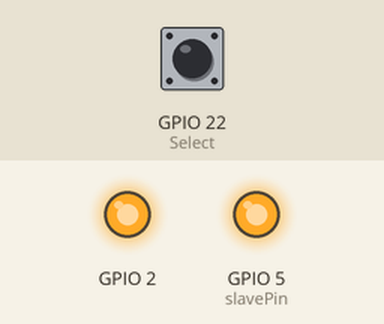
Bench run of a sketch on a simulated ESP32. On the bench: output pins drawn as LEDs (lit = HIGH). The test bench sets the inputs (shaded band); at power-on: GPIO 22 (Select) LOW. What the sketch prints to the serial monitor is not drawn.

Above: at 0.1 s.
At 3.2 s:
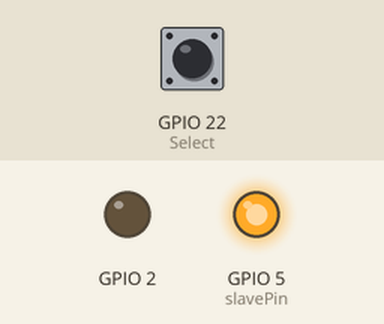
3.3 s: GPIO 22 (Select) pulled HIGH for 0.15 s
4.9 s: GPIO 22 (Select) driven HIGH
Timing chart, 0 to 7.9 s (numbered marks = the images above; inputs shaded):
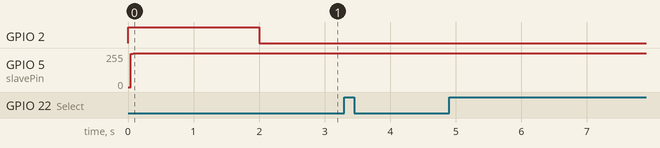

The sketch:

ADS131A04_ESP32.ino
```cpp
//#include <SPI.h>
#include "ADS131A04_driver.h"

uint8_t datos[10][18];
#define Select 22
#define push_1 34
uint8_t Activated;
uint32_t ADC_DATA;
int contador;
int x = 0;
int push1;

void setup() {
  Serial.begin(9600);

  pinMode (slavePin, OUTPUT);
  //pinMode (MOSI, OUTPUT);
  pinMode (2, OUTPUT);
  pinMode (Select, INPUT);
  pinMode (push_1, INPUT);
  SPI.begin();
  digitalWrite(slavePin, HIGH);
  ADC_CONFIGURATION_WAKEUP();

//    Serial.print("NO LECTURA");  // prints a label
//    Serial.print("\t");         // prints a tab
//
//    Serial.print("LECTURA");
//    Serial.print("\t");
//    Serial.println();
}

void loop() {
//  push1=digitalRead(push_1);
//  if(push1){
//    ADC_CONFIGURATION_WAKEUP();
//  }


  //ADC_DATA = ReadADC_4();

  Activated = digitalRead(Select);
  while(Activated){

    Serial.print(x);
    Serial.print("\t\t");
    ADC_DATA = ReadADC_4();
    Serial.print(ADC_DATA, BIN);
    Serial.print("\t");
    Serial.println();
    x = x+1;
    if(x==1001){
      x=0;
    };
    Activated = digitalRead(Select);

//
//    for (int x = 0; x < 50; x++) {
//      ADC_DATA = ReadADC_4();
//      Serial.print(x);
//      Serial.print("\t\t");
//
//      Serial.print(ADC_DATA, BIN);
//      Serial.print("\t");
//      Serial.println();
//      Activated = digitalRead(Select);
//      }

    }

}


void ADC_CONFIGURATION_WAKEUP(void){
  //Wait for READY Command
  //Check STAT_S F_STARTUP

  SetADC(UNLOCK);

  //By default, initialize in Dynamic-frame mode

  //Select the external 16MHz Clock
  RegisterWrite(CLK1, CLKSRC, EXT_16M);
  //Divider to generate ICLK = 8MHz
  RegisterWrite(CLK1, CLK_DIV, CLK_DIV_02);

  //Disable CRC
  RegisterWrite(D_SYS_CFG, CRC_EN, CRC_N);

  //Divider to generate FMOD = 4MHz
  RegisterWrite(CLK2, ICLK_DIV, ICLK_DIV_02);
  //OSR to get FDATA = 5kHz
  RegisterWrite(CLK2, OSR, OSR_0800);  // Para Effective Bits dado OSR --> LUP con define
  //By default, Internal Reference is enabled.
  //Select Internal Reference to 2.442V
  RegisterWrite(A_SYS_CFG, VREF_4V, REFP_2_4);
  //Select the High-Resolution mode
  RegisterWrite(A_SYS_CFG, HRM, HRM_HIGH);
  //Disable Watchdog Timer
  RegisterWrite(D_SYS_CFG, WDT_EN, WDT_N);
  //Timethat the device asserts Hi-Z on DOUT after the LSB is shifted out
  RegisterWrite(D_SYS_CFG, HIZDLY, HIZDLY_06);

  //Digital Gain of the ADC output
  RegisterWrite(ADC1, GAIN, GAIN_01);
  RegisterWrite(ADC2, GAIN, GAIN_01);
  RegisterWrite(ADC3, GAIN, GAIN_01);
  RegisterWrite(ADC4, GAIN, GAIN_01);
  //All ADC channels powered up
  RegisterWrite(ADC_ENA, ENA, ENA_Y);

  //Start conversions
  SetADC(WAKEUP);
  digitalWrite(2,HIGH);
  delay(2000);
  digitalWrite(2,LOW);
  }
```

ADS131A04_driver.h
```cpp
//Libreria para el manejo del ADC - ADS131A04


#ifndef ADS131A04_driver_H_
#define ADS131A04_driver_H_

//**************************************************
//
//	CONFIGURACION ARDUINO
//
//**************************************************
#include <SPI.h>

//#define CLOCK 1000 //1MHz
//#define CLOCK 1000000 //1MHz
#define CLOCK 800000 //1MHz
SPISettings settings(CLOCK, MSBFIRST, SPI_MODE1);

const int slavePin = 5;

//**************************************************
//
// 	BASIC CONFIGURATION - SYSTEM COMMANDS
//
//**************************************************
//#define NULL		0x00000000 //Null Command
#define RESET     0x00110000 //Software reset
#define STANDBY		0x00220000 //Enter low-power standby mode
#define WAKEUP		0x00330000 //Wake-up from standby mode
#define LOCK		  0x05550000 //Interface Lock, except NULL, RREGS and UNLOCK
#define UNLOCK		0x06550000 //Unlock Interface

//**************************************************
//
// 	REGISTERS ADDRESSES
//
//**************************************************
#define ID_MSB		0x00
#define ID_LSB		0x01
#define STAT_1		0x02
#define STAT_P		0x03
#define STAT_N		0x04
#define STAT_S		0x05
#define ERROR_CNT	0x06
#define STAT_M2		0x07
#define A_SYS_CFG	0x0B
#define D_SYS_CFG	0x0C
#define CLK1		  0x0D
#define CLK2		  0x0E
#define ADC_ENA		0x0F
#define ADC1		  0x11
#define ADC2		  0x12
#define ADC3		  0x13
#define ADC4		  0x14

//**************************************************
//
// 	POSICION ENTRE REGISTROS
//
//**************************************************
//----------A_SYS_CFG-------
#define VNCPEN		0x80
#define HRM		    0x40
#define VREF_4V		0x10
#define INT_REFEN	0x08
#define COMP_TH		0x07
//----------D_SYS_CFG-------
#define WDT_EN		0x80
#define CRC_MODE	0x40
#define DNDLY		  0x30
#define HIZDLY		0x0C
#define FIXED		  0x02
#define CRC_EN		0x01
//----------CLK1------------
#define CLKSRC		0x80
#define CLK_DIV		0x0E
//----------CLK2------------
#define ICLK_DIV	0xE0
#define OSR		    0x0F
//----------ADC_ENA---------
#define ENA		    0x0F
//----------ADCX------------
#define GAIN		  0x07

//**************************************************
//
//   CONFIGURACION REGISTROS
//
//**************************************************
//-----------A_SYS_CFG
#define VNCP0     0x00
#define VNCP1     0x80
#define HRM_LOW   0x00
#define HRM_HIGH  0x40
#define REFP_2_4  0x00
#define REFP_4_0  0x10
#define EXT_REF   0x00
#define INT_REF   0x08
#define THR_95_0  0x00
#define THR_92_5  0x01
#define THR_90_0  0x02
#define THR_87_5  0x03
#define THR_85_0  0x04
#define THR_80_0  0x05
#define THR_75_0  0x06
#define THR_70_0  0x07
//-----------D_SYS_CFG
#define WDT_N     0x00
#define WDT_Y     0x80
#define MODE_0    0x00
#define MODE_1    0x40
#define DNDLY_06  0x00
#define DNDLY_08  0x10
#define DNDLY_10  0x20
#define DNDLY_12  0x30
#define HIZDLY_06 0x00
#define HIZDLY_08 0x10
#define HIZDLY_10 0x20
#define HIZDLY_12 0x30
#define FIXED_N   0x00
#define FIXED_Y   0x02
#define CRC_N     0x00
#define CRC_Y     0x01
//------------------CLK1
#define EXT_16M     0x00
#define SCLK_SL     0x80
#define CLK_DIV_02  0x02
#define CLK_DIV_04  0x04
#define CLK_DIV_06  0x06
#define CLK_DIV_08  0x08
#define CLK_DIV_10  0x0A
#define CLK_DIV_12  0x0C
#define CLK_DIV_14  0x0E
//------------------CLK2
#define ICLK_DIV_02 0x20
#define ICLK_DIV_04 0x40
#define ICLK_DIV_06 0x60
#define ICLK_DIV_08 0x80
#define ICLK_DIV_10 0xA0
#define ICLK_DIV_12 0xC0
#define ICLK_DIV_14 0xE0
#define OSR_4096    0x00
#define OSR_2048    0x01
#define OSR_1024    0x02
#define OSR_0800    0x03
#define OSR_0768    0x04
#define OSR_0512    0x05
#define OSR_0400    0x06
#define OSR_0384    0x07
#define OSR_0256    0x08
#define OSR_0200    0x09
#define OSR_0192    0x0A
#define OSR_0128    0x0B
#define OSR_0096    0x0C
#define OSR_0064    0x0D
#define OSR_0048    0x0E
#define OSR_0032    0x0F
//-------------ADC_ENA
#define ENA_N     0x00
#define ENA_Y     0x0F
//----------------ADCX
#define GAIN_01   0x00
#define GAIN_02   0x01
#define GAIN_04   0x02
#define GAIN_08   0x03
#define GAIN_16   0x04

//**************************************************
//
// 	BASIC CONFIGURATION
//
//**************************************************
void SetADC(uint32_t command){
	uint32_t data_send;
	uint32_t data_received;
	SPI.beginTransaction(settings);
	digitalWrite(slavePin, LOW);
	SPI.transfer32(command);
	digitalWrite (slavePin, HIGH);

	digitalWrite(slavePin, LOW);
	data_received = SPI.transfer32(NULL);
	digitalWrite (slavePin, HIGH);
	SPI.endTransaction();
};

//**************************************************
//
// 	READ A SINGLE REGISTER
//
//**************************************************
uint8_t RegisterRead(uint8_t registro){ //Devuelve el valor del registro
	uint32_t data_received;
	uint32_t data_send;
  uint32_t registro_t;
  uint8_t data_out;

	registro = 0x20|registro;	// 0x20 = 0b0010 0000
	registro_t = (uint32_t)registro;
	registro_t = registro_t << 24;
	data_send = registro_t & 0xFF000000;

	SPI.beginTransaction(settings);
	digitalWrite(slavePin, LOW);
	SPI.transfer32(data_send);
	digitalWrite (slavePin, HIGH);

  //delay(0.001);

	digitalWrite(slavePin, LOW);
	data_received = SPI.transfer32(NULL);
	digitalWrite (slavePin, HIGH);
	SPI.endTransaction();

	data_received = (data_received >> 16) & 0x000000FF;
  data_out = (uint8_t)data_received;
	return data_out;
};

//**************************************************
//
// 	WRITE TO A SINGLE REGISTER
//
//**************************************************
void RegisterWrite(uint8_t registro, uint8_t offset, uint8_t data_send){
  uint8_t data_actual = RegisterRead(registro);
  //uint8_t data_actual = 0xFF;
  uint32_t data_send_t;
  uint32_t registro_t;

	data_send = (data_actual & (~offset) ) | data_send;

	registro = registro | 0x40;
	registro_t =(uint32_t)registro;
	data_send_t=(uint32_t)data_send;

	data_send_t = ((registro_t << 24) & 0xFF000000) | ((data_send_t << 16) & 0x00FF0000);
  //data_send_t = 0xFFFFFFFF;

	SPI.beginTransaction(settings);
	digitalWrite(slavePin, LOW);
	SPI.transfer32(data_send_t);
	digitalWrite (slavePin, HIGH);

	digitalWrite(slavePin, LOW);
	SPI.transfer32(NULL);
	digitalWrite (slavePin, HIGH);
	SPI.endTransaction();
};

//**************************************************
//
// 	READ ADC VALUES
//
//**************************************************
uint32_t ReadADC_4(){
	uint32_t data_received;
	SPI.beginTransaction(settings);
	digitalWrite(slavePin, LOW);
	SPI.transfer32(NULL);
	SPI.transfer32(NULL);
	SPI.transfer32(NULL);
	SPI.transfer32(NULL);
	data_received = SPI.transfer32(0x00000000);
	digitalWrite (slavePin, HIGH);
	SPI.endTransaction();
  data_received = (data_received >> 8) & 0x00FFFFFF;
	return data_received;
};

#endif
```
